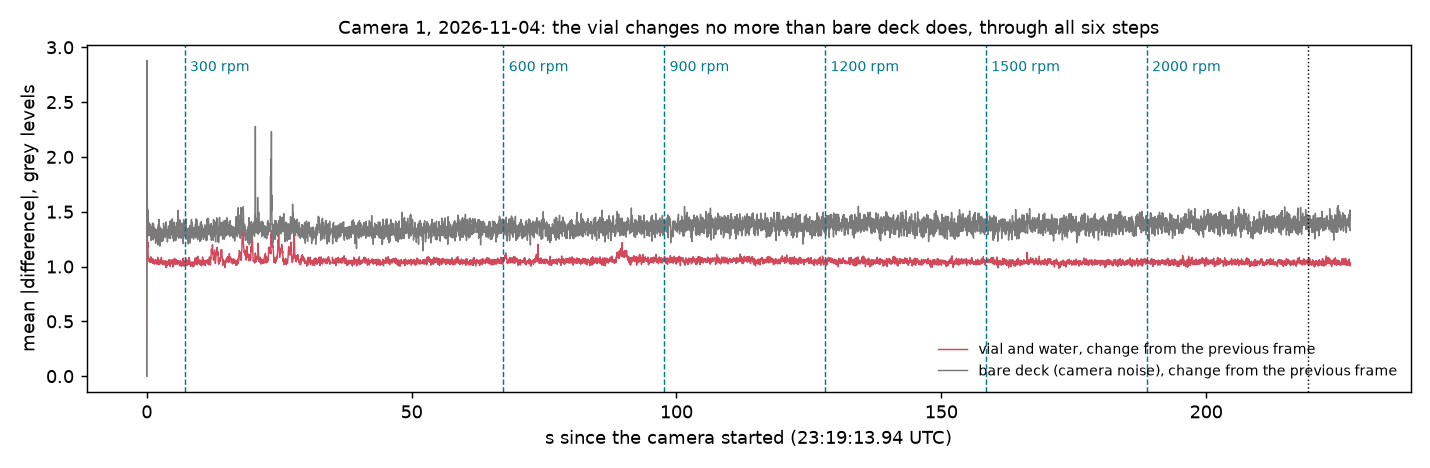

This figure's Python source:
"""Did anything move? Frame-to-frame change over the vial in camera 1's video.

usage: motion.py <label>     (reads <label>.mjpeg, <label>_pts.txt, <label>_camera.json
                              and <label>.jsonl; writes <label>_motion.csv and motion.png)

For each frame, the mean absolute difference (0-255 grey levels) from the previous frame
and from the first frame, inside VIAL (all of the vial camera 1 sees: the glass and water
above the cup, and the cup's far finger through them) and inside STILL (a patch of deck
with nothing on it, which gives the camera's own noise). The bar itself is down in the cup,
out of sight, but a bar turning would move the water and whatever is seen through it, and
a twitch at a kick would show up as a spike.
"""
import csv, json, sys
import cv2
import numpy as np
import matplotlib
matplotlib.use("Agg")
import matplotlib.pyplot as plt

label = sys.argv[1]
VIAL = (0, 150, 440, 368)      # x0, y0, x1, y1 in the 864 x 368 frame
STILL = (100, 20, 200, 90)     # deck plate, top left


def secs(hms):
    h, m, s = hms.rstrip("Z").split(":")
    return int(h) * 3600 + int(m) * 60 + float(s)


t0 = secs(json.load(open(f"{label}_camera.json"))["first_bytes_utc"])
pts = [float(l) for l in open(f"{label}_pts.txt") if l.strip() and not l.startswith("#")]
data = open(f"{label}.mjpeg", "rb").read()
rows, prev, first, i, k = [], {}, {}, 0, 0
while True:
    a = data.find(b"\xff\xd8", i)
    b = data.find(b"\xff\xd9", a + 2) if a >= 0 else -1
    if b < 0:
        break
    i = b + 2
    g = cv2.imdecode(np.frombuffer(data[a:i], np.uint8), cv2.IMREAD_GRAYSCALE).astype(np.float32)
    row = {"frame": k, "utc_s": round(t0 + pts[k] / 1000, 3)}
    for name, (x0, y0, x1, y1) in (("vial", VIAL), ("still", STILL)):
        p = g[y0:y1, x0:x1]
        row[f"{name}_vs_prev"] = round(float(np.abs(p - prev[name]).mean()), 3) if name in prev else 0.0
        first.setdefault(name, p)
        row[f"{name}_vs_first"] = round(float(np.abs(p - first[name]).mean()), 3)
        prev[name] = p
    rows.append(row)
    k += 1

with open(f"{label}_motion.csv", "w", newline="") as f:
    w = csv.DictWriter(f, fieldnames=list(rows[0]))
    w.writeheader()
    w.writerows(rows)

steps = [json.loads(l) for l in open(f"{label}.jsonl")]
starts = [(secs(r["utc"]) - t0, r["cmd"].split(",")[1]) for r in steps if r.get("event") == "step"]
stop = [secs(r["utc"]) - t0 for r in steps if r.get("event") == "stop"]
t = np.array([r["utc_s"] - t0 for r in rows])
fig, ax = plt.subplots(figsize=(11, 3.6))
for name, colour in (("vial", "#d1495b"), ("still", "#7a7a7a")):
    ax.plot(t, [r[f"{name}_vs_prev"] for r in rows], lw=0.8, color=colour,
            label={"vial": "vial and water", "still": "bare deck (camera noise)"}[name] + ", change from the previous frame")
for s, rpm in starts:
    ax.axvline(s, color="#00798c", lw=0.8, ls="--")
    ax.text(s + 1, ax.get_ylim()[1] * 0.92, f"{rpm} rpm", color="#00798c", fontsize=8)
for s in stop:
    ax.axvline(s, color="black", lw=0.8, ls=":")
ax.set_xlabel("s since the camera started (23:19:13.94 UTC)")
ax.set_ylabel("mean |difference|, grey levels")
ax.set_title("Camera 1, 2026-11-04: the vial changes no more than bare deck does, through all six steps", fontsize=10)
ax.legend(loc="lower right", fontsize=8, frameon=False)
fig.tight_layout()
fig.savefig("motion.png", dpi=130)
vial = np.array([r["vial_vs_prev"] for r in rows[1:]])
still = np.array([r["still_vs_prev"] for r in rows[1:]])
print(f"frames {len(rows)}; vial vs prev: median {np.median(vial):.3f}, p99 {np.percentile(vial, 99):.3f}, "
      f"max {vial.max():.3f} (frame {int(vial.argmax()) + 1}); still vs prev: median {np.median(still):.3f}, "
      f"p99 {np.percentile(still, 99):.3f}, max {still.max():.3f}")
print(f"vial vs first frame: max {max(r['vial_vs_first'] for r in rows):.3f}; "
      f"still vs first: max {max(r['still_vs_first'] for r in rows):.3f}")
